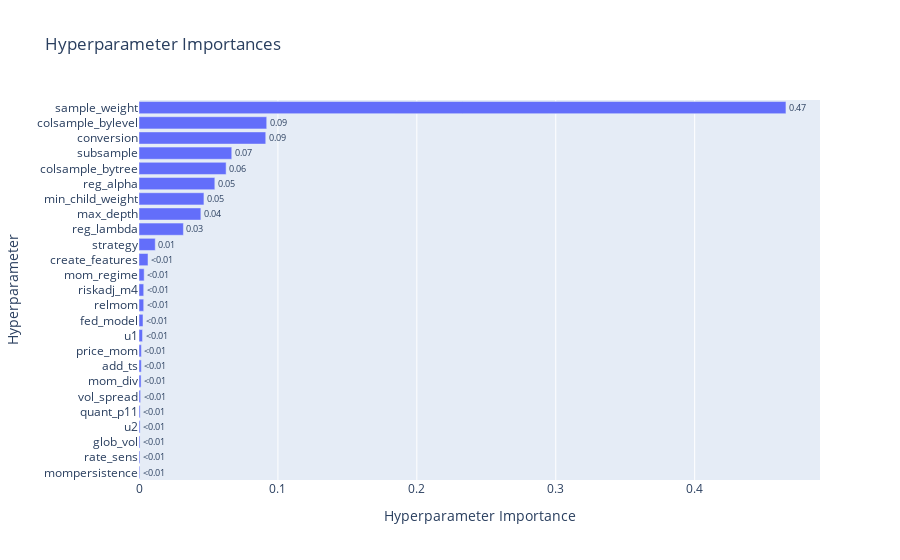

The notebook cell saved with this chart:
### Code cell
optuna.visualization.plot_param_importances(study)

### Figure 1 — Plotly figure (JSON) as saved in the notebook; plotly's stock layout.template omitted (floating-point values rounded to 4 significant figures)
{"data": [{"cliponaxis": false, "hovertemplate": ["mompersistence (CategoricalDistribution): 0.0006045421135407212<extra></extra>", "rate_sens (CategoricalDistribution): 0.0006882204507686053<extra></extra>", "glob_vol (CategoricalDistribution): 0.000735732936938206<extra></extra>", "u2 (CategoricalDistribution): 0.0008020455230303513<extra></extra>", "quant_p11 (CategoricalDistribution): 0.0008298483827135664<extra></extra>", "vol_spread (CategoricalDistribution): 0.0011452476328405402<extra></extra>", "mom_div (CategoricalDistribution): 0.0014990074281169843<extra></extra>", "add_ts (CategoricalDistribution): 0.0016660875780820546<extra></extra>", "price_mom (CategoricalDistribution): 0.0017032075132456935<extra></extra>", "u1 (CategoricalDistribution): 0.0025354987181836507<extra></extra>", "fed_model (CategoricalDistribution): 0.0029037361820874828<extra></extra>", "relmom (CategoricalDistribution): 0.003379801019590633<extra></extra>", "riskadj_m4 (CategoricalDistribution): 0.0033999163459872794<extra></extra>", "mom_regime (CategoricalDistribution): 0.0037158890914222656<extra></extra>", "create_features (CategoricalDistribution): 0.0064785154923727726<extra></extra>", "strategy (CategoricalDistribution): 0.011696306874797831<extra></extra>", "reg_lambda (FloatDistribution): 0.03197004456880345<extra></extra>", "max_depth (IntDistribution): 0.044537557775366485<extra></extra>", "min_child_weight (FloatDistribution): 0.04674399365102695<extra></extra>", "reg_alpha (FloatDistribution): 0.054589549642600134<extra></extra>", "colsample_bytree (FloatDistribution): 0.06271232206297093<extra></extra>", "subsample (FloatDistribution): 0.06677660757769589<extra></extra>", "conversion (IntDistribution): 0.09123883298604767<extra></extra>", "colsample_bylevel (FloatDistribution): 0.091939788838356<extra></extra>", "sample_weight (CategoricalDistribution): 0.4657076996134137<extra></extra>"], "name": "Objective Value", "orientation": "h", "text": ["<0.01", "<0.01", "<0.01", "<0.01", "<0.01", "<0.01", "<0.01", "<0.01", "<0.01", "<0.01", "<0.01", "<0.01", "<0.01", "<0.01", "<0.01", "0.01", "0.03", "0.04", "0.05", "0.05", "0.06", "0.07", "0.09", "0.09", "0.47"], "textposition": "outside", "type": "bar", "x": [0.0006045, 0.0006882, 0.0007357, 0.000802, 0.0008298, 0.001145, 0.001499, 0.001666, 0.001703, 0.002535, 0.002904, 0.00338, 0.0034, 0.003716, 0.006479, 0.0117, 0.03197, 0.04454, 0.04674, 0.05459, 0.06271, 0.06678, 0.09124, 0.09194, 0.4657], "y": ["mompersistence", "rate_sens", "glob_vol", "u2", "quant_p11", "vol_spread", "mom_div", "add_ts", "price_mom", "u1", "fed_model", "relmom", "riskadj_m4", "mom_regime", "create_features", "strategy", "reg_lambda", "max_depth", "min_child_weight", "reg_alpha", "colsample_bytree", "subsample", "conversion", "colsample_bylevel", "sample_weight"]}], "layout": {"title": {"text": "Hyperparameter Importances"}, "xaxis": {"title": {"text": "Hyperparameter Importance"}}, "yaxis": {"title": {"text": "Hyperparameter"}}}}
